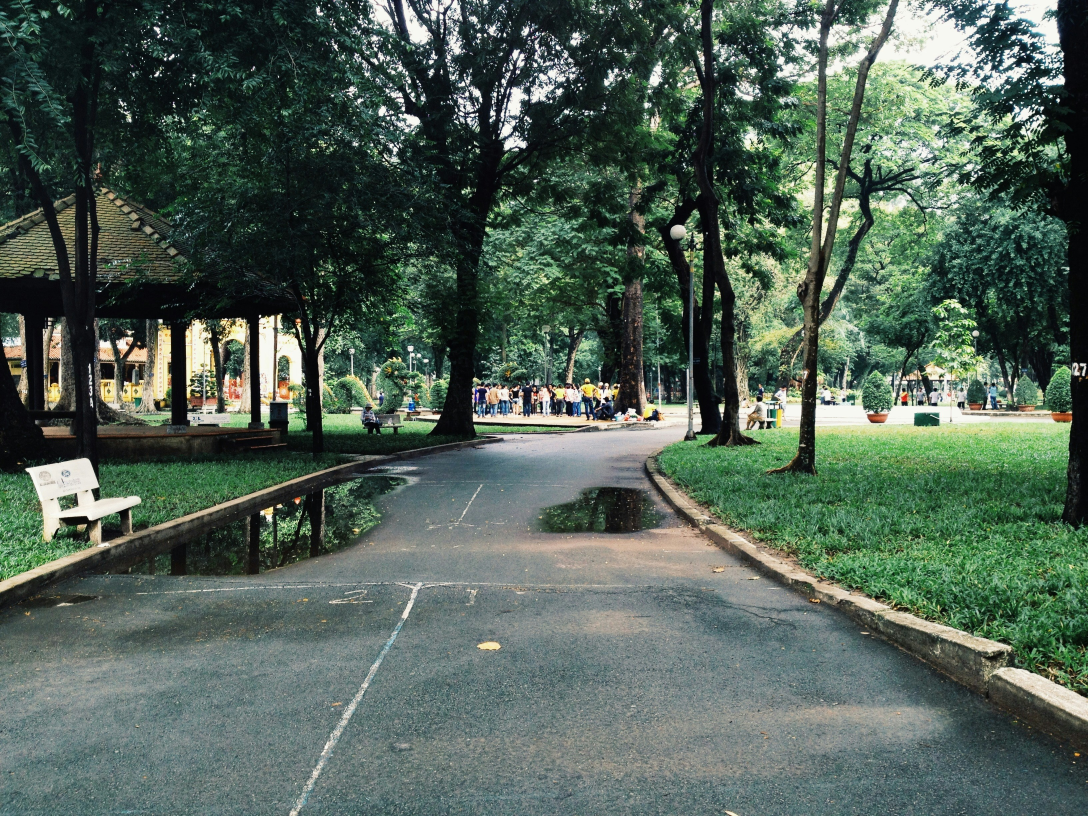
#> input picture low_resolution_sample.jpg, 3264 x 2448 px (shown at 1/3 size)
$ python open_cv_edge_detection_github.py
#> lines starting #> are read from the running program, lines starting #| are printed output that depends on the picture
import numpy as np
import cv2
import os


class EdgeDetection:
    def __init__(self, image_path: str, output_folder: str):
        self.image = cv2.imread(image_path)
        if self.image is None:
            raise FileNotFoundError("⚠️ Image not found. Check the path.")
        self.output_folder = output_folder
        os.makedirs(self.output_folder, exist_ok=True)

        self.screen_width = 1920
        self.screen_height = 1080

    def resize_with_aspect_ratio(self, image, max_width, max_height):
        h, w = image.shape[:2]
        scale = min(max_width / w, max_height / h)
        new_size = (int(w * scale), int(h * scale))
        return cv2.resize(image, new_size, interpolation=cv2.INTER_AREA)

    def pad_to_center(self, image, target_size):
        target_w, target_h = target_size
        h, w = image.shape[:2]
        top = (target_h - h) // 2
        bottom = target_h - h - top
        left = (target_w - w) // 2
        right = target_w - w - left
        return cv2.copyMakeBorder(image, top, bottom, left, right, cv2.BORDER_CONSTANT, value=(0, 0, 0))

    def detect_edges(self):
        self.edges = cv2.Canny(self.image,100,200)

    def show(self):
        # Detect edges
        self.detect_edges()

        # Convert side view to BGR format (cv2.imshow() to display side by side)
        edges_bgr = cv2.cvtColor(self.edges, cv2.COLOR_GRAY2BGR)

        # Scale original and edge image proportionally
        resized_original = self.resize_with_aspect_ratio(self.image, self.screen_width // 2, self.screen_height)
        resized_edges = self.resize_with_aspect_ratio(edges_bgr, self.screen_width // 2, self.screen_height)

        # If the dimensions are not equal, resize them to the same height.
        if resized_original.shape[0] != resized_edges.shape[0]:
            height = min(resized_original.shape[0], resized_edges.shape[0])
            resized_original = cv2.resize(resized_original, (resized_original.shape[1], height))
            resized_edges = cv2.resize(resized_edges, (resized_edges.shape[1], height))

        # Combine side by side
        combined = cv2.hconcat([resized_original, resized_edges])

        # Padding to center the screen
        final_image = self.pad_to_center(combined, (self.screen_width, self.screen_height))

        # Display
        cv2.namedWindow("image", cv2.WINDOW_NORMAL)
        cv2.setWindowProperty("image", cv2.WND_PROP_FULLSCREEN, cv2.WINDOW_FULLSCREEN)
        cv2.imshow("image", final_image)

        while True:
            key = cv2.waitKey(1) & 0xFF
            if key == 27:  # ESC
                break
            elif key == ord('s'):
                self.save("open_cv_edge_of_image.jpg")

        cv2.destroyAllWindows()


    def save(self, filename: str):
        path = os.path.join(self.output_folder, filename)
        cv2.imwrite(path, self.edges)
        print(f"✅ Edge image saved: {path}")


def main():
    print("="*50)
    print("🖌️  Welcome to Interactive Image Enhancement Tool")
    print("-" * 50)
    print("🎨 Controls:")
    print(" Use trackbars to adjust Contrast, Brightness and Blur.")
    print(" [s] Save the image")
    print(" [ESC] Exit the program")
    print("="*50)

#Photo by <a href="https://unsplash.com/@mianismusic?utm_content=creditCopyText&utm_medium=referral&utm_source=unsplash">Myan Nguyen</a> on <a href="https://unsplash.com/photos/gray-concrete-road-between-green-trees-during-daytime-D9SJWE89GyU?utm_content=creditCopyText&utm_medium=referral&utm_source=unsplash">Unsplash</a>

    image_path = "low_resolution_sample.jpg"
    folder_name = "edited_images"

    app = EdgeDetection(image_path=image_path, output_folder=folder_name)
#> in __init__, self.image is the input picture: shape (2448, 3264, 3); mean B, G, R 86.8, 98.6, 81.6
    app.show()
#> in detect_edges, `self.edges = cv2.Canny(self.image,100,200)`:
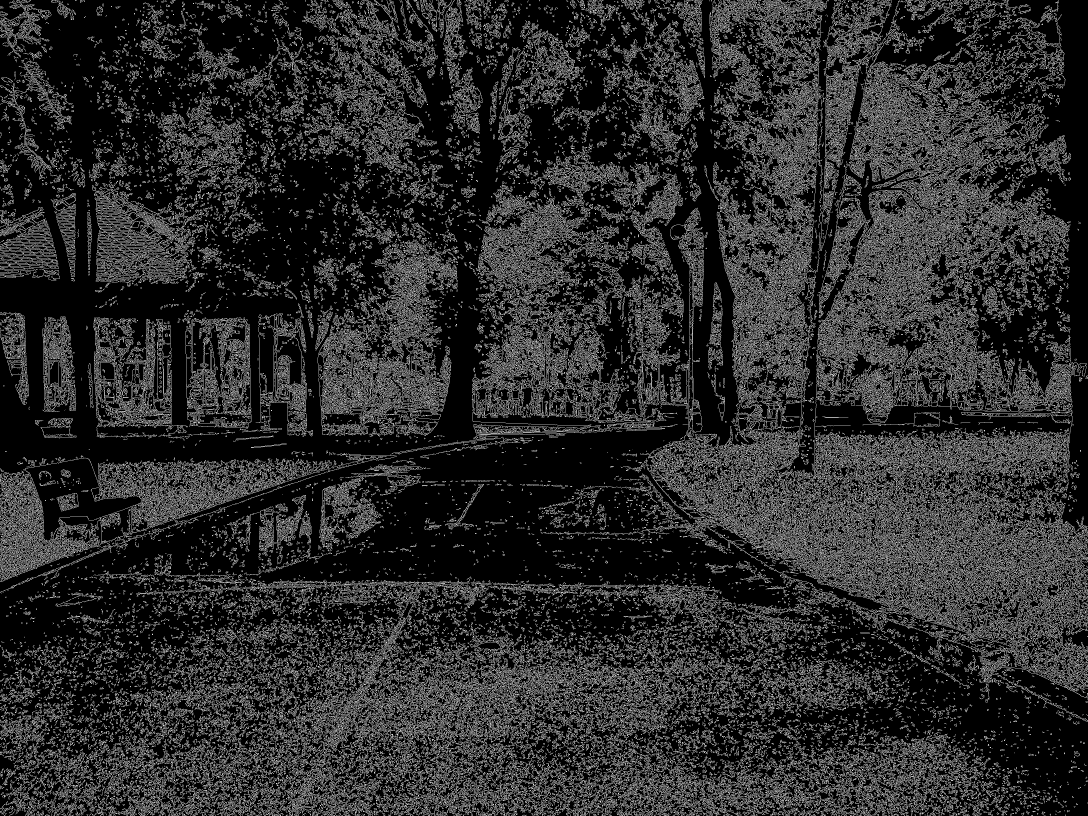
#> self.edges: shape (2448, 3264) (shown at 1/3 size); 17.4% white in thin lines or dots
#> in show, `edges_bgr = cv2.cvtColor(self.edges, cv2.COLOR_GRAY2BGR)`: edges_bgr: shape (2448, 3264, 3); 17.4% white in thin lines or dots
#> in resize_with_aspect_ratio, `return cv2.resize(image, new_size, interpolation=cv2.INTER_AREA)`:
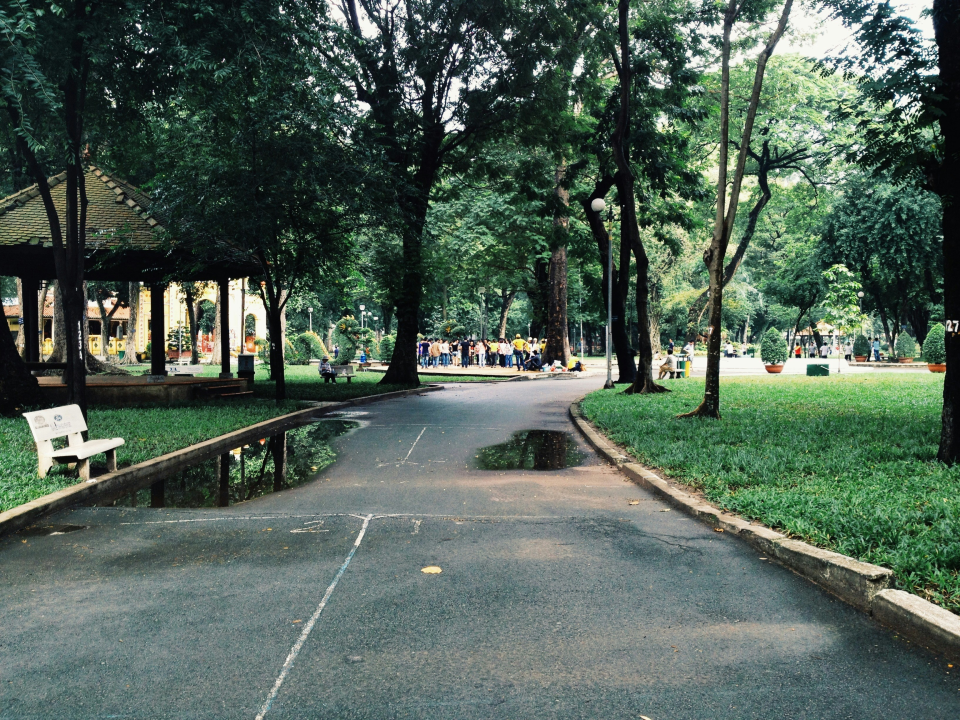
#> returned value: shape (720, 960, 3); mean of channels 0, 1, 2 86.8, 98.6, 81.6; drawn as B, G, R
#> call 2 of resize_with_aspect_ratio, with max_width = 960, max_height = 1080
#> in resize_with_aspect_ratio (call 2), `return cv2.resize(image, new_size, interpolation=cv2.INTER_AREA)`:
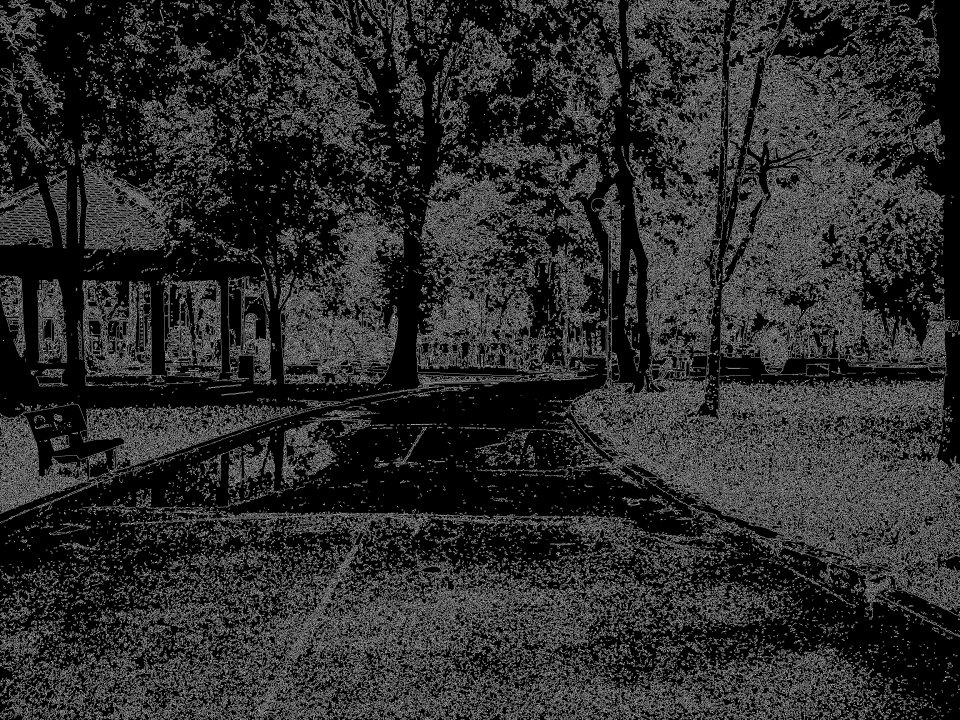
#> returned value: shape (720, 960, 3); min 0, max 206, mean 44.4
#> in show, `combined = cv2.hconcat([resized_original, resized_edges])`:
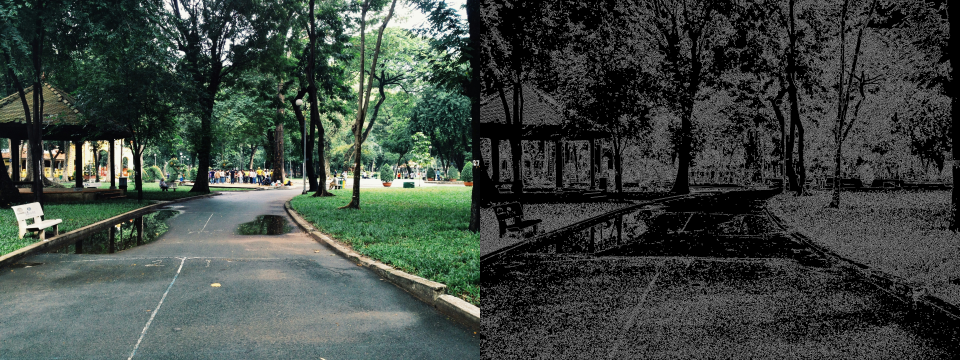
#> combined: shape (720, 1920, 3) (shown at 1/2 size); mean B, G, R 65.6, 71.5, 63
#> in pad_to_center, `return cv2.copyMakeBorder(image, top, bottom, left, right, cv2.BORDER_..`:
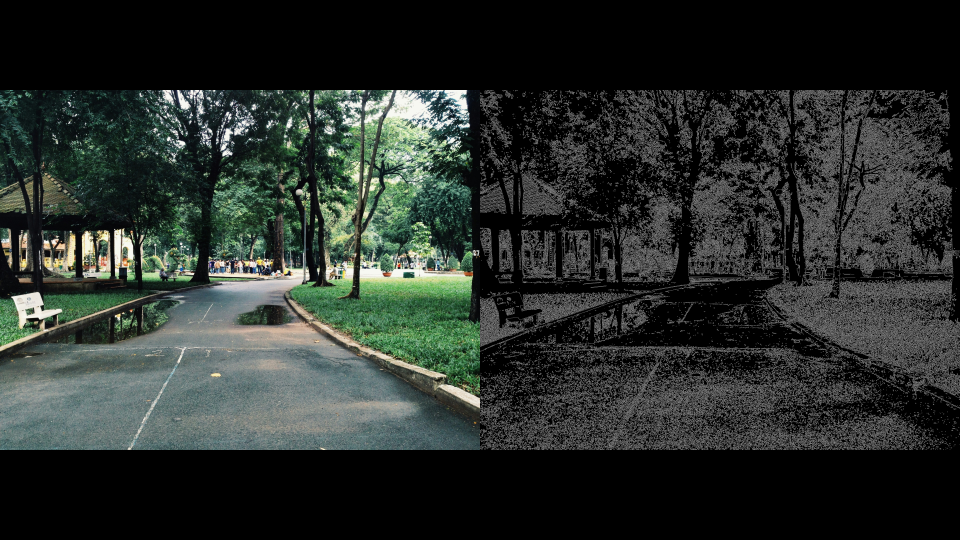
#> returned value: shape (1080, 1920, 3) (shown at 1/2 size); mean of channels 0, 1, 2 43.7, 47.6, 42; drawn as B, G, R
#> (key Esc is pressed here)

if __name__ == "__main__":
    main()

$ run again, with bird.jpg copied over low_resolution_sample.jpg
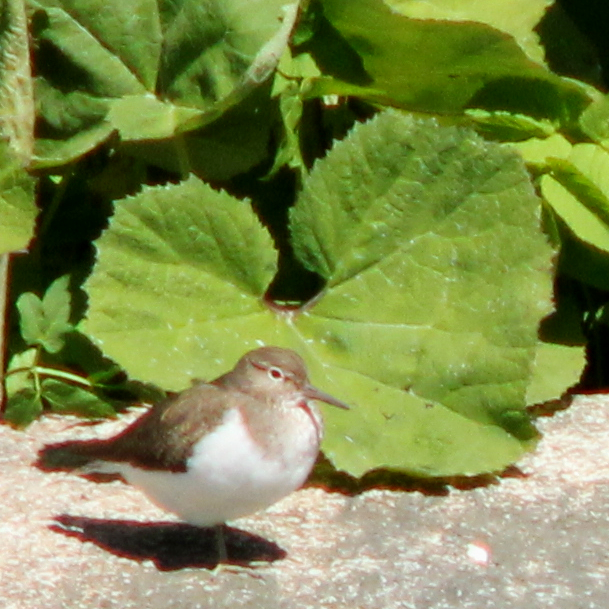
#> input picture bird.jpg, 609 x 609 px
#> in __init__, self.image is the input picture: shape (609, 609, 3); mean B, G, R 76.8, 139.9, 126.5
#> in detect_edges, `self.edges = cv2.Canny(self.image,100,200)`:
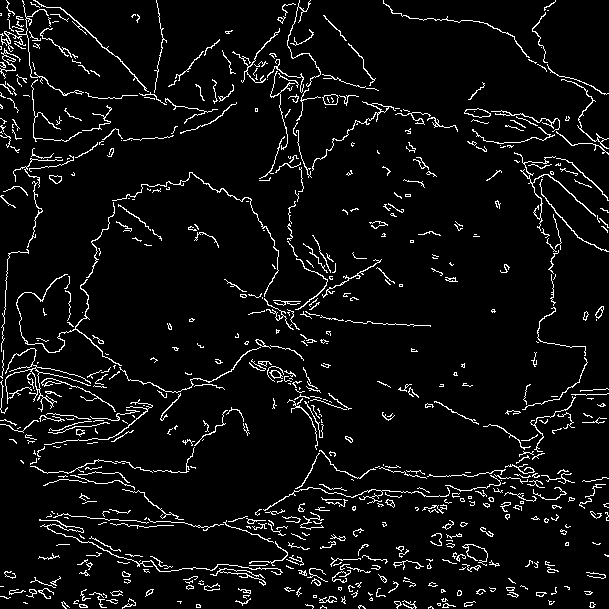
#> self.edges: shape (609, 609); 5.7% white in thin lines or dots
#> edges_bgr: shape (609, 609, 3); 5.7% white in thin lines or dots
#> in pad_to_center, `return cv2.copyMakeBorder(image, top, bottom, left, right, cv2.BORDER_..`:
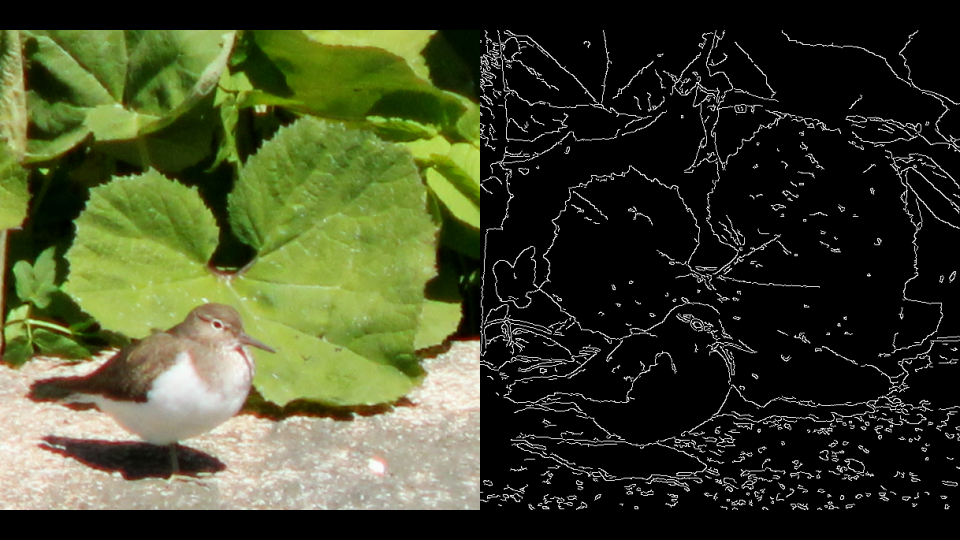
#> returned value: shape (1080, 1920, 3) (shown at 1/2 size); mean of channels 0, 1, 2 40.6, 68.6, 62.7; drawn as B, G, R

$ run again, with cars.jpg copied over low_resolution_sample.jpg
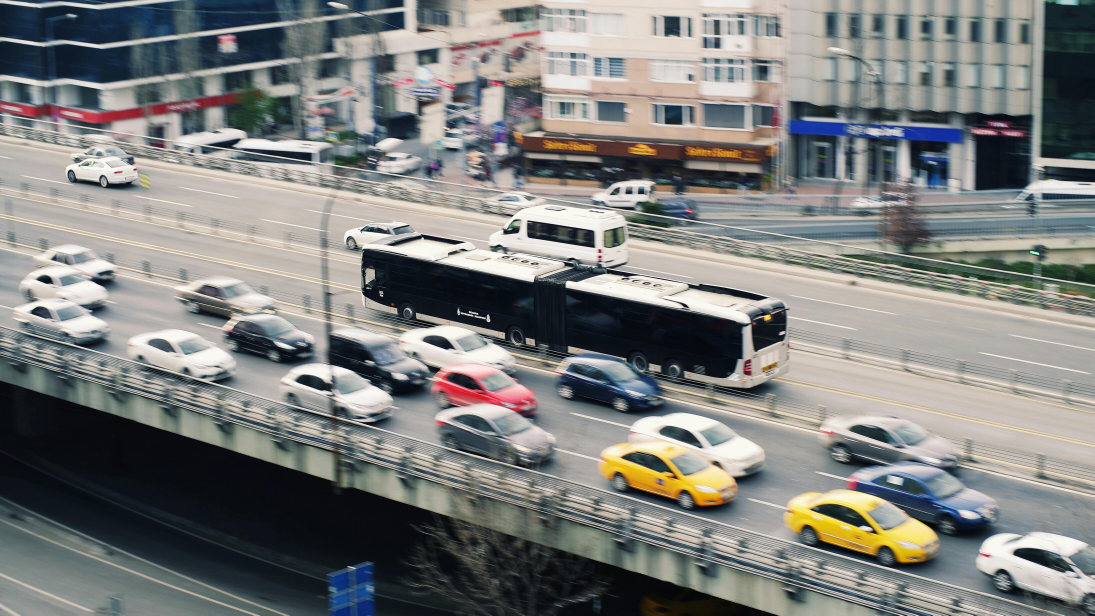
#> input picture cars.jpg, 5472 x 3078 px (shown at 1/5 size)
#> in __init__, self.image is the input picture: shape (3078, 5472, 3); mean B, G, R 125.2, 127.3, 126.3
#> in detect_edges, `self.edges = cv2.Canny(self.image,100,200)`:
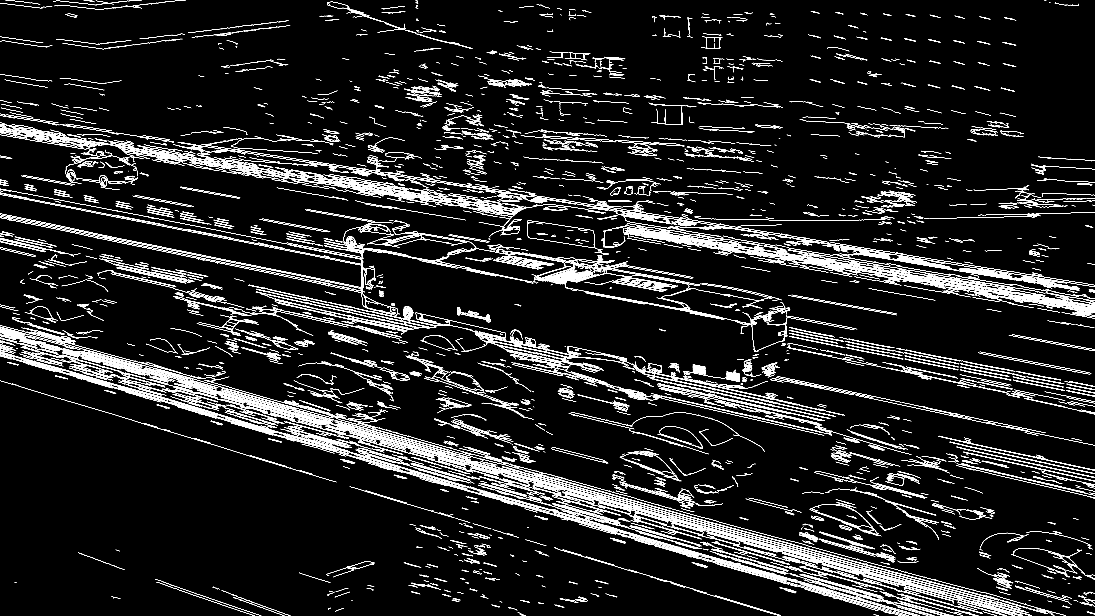
#> self.edges: shape (3078, 5472) (shown at 1/5 size); 3.8% white in thin lines or dots
#> edges_bgr: shape (3078, 5472, 3); 3.8% white in thin lines or dots
#> in pad_to_center, `return cv2.copyMakeBorder(image, top, bottom, left, right, cv2.BORDER_..`:
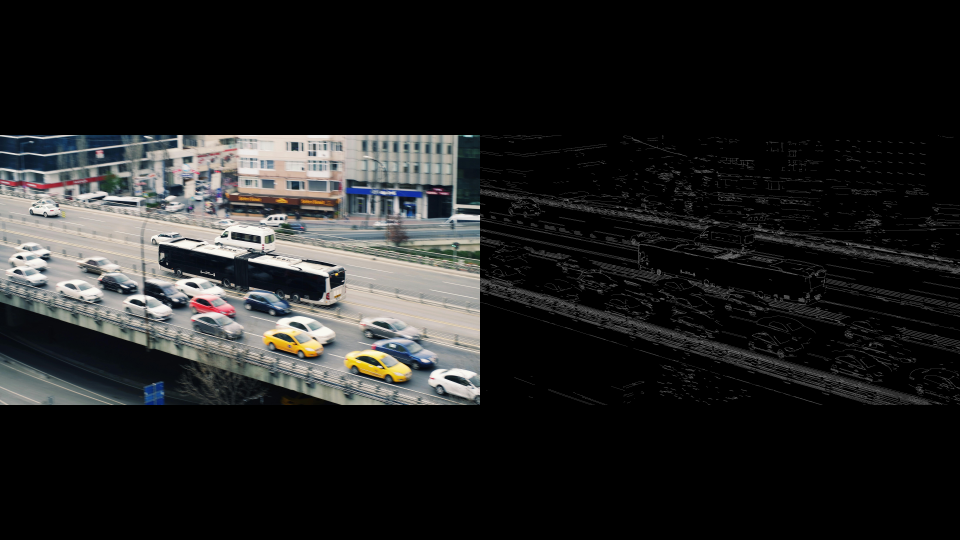
#> returned value: shape (1080, 1920, 3) (shown at 1/2 size); mean of channels 0, 1, 2 33.7, 34.2, 34; drawn as B, G, R
